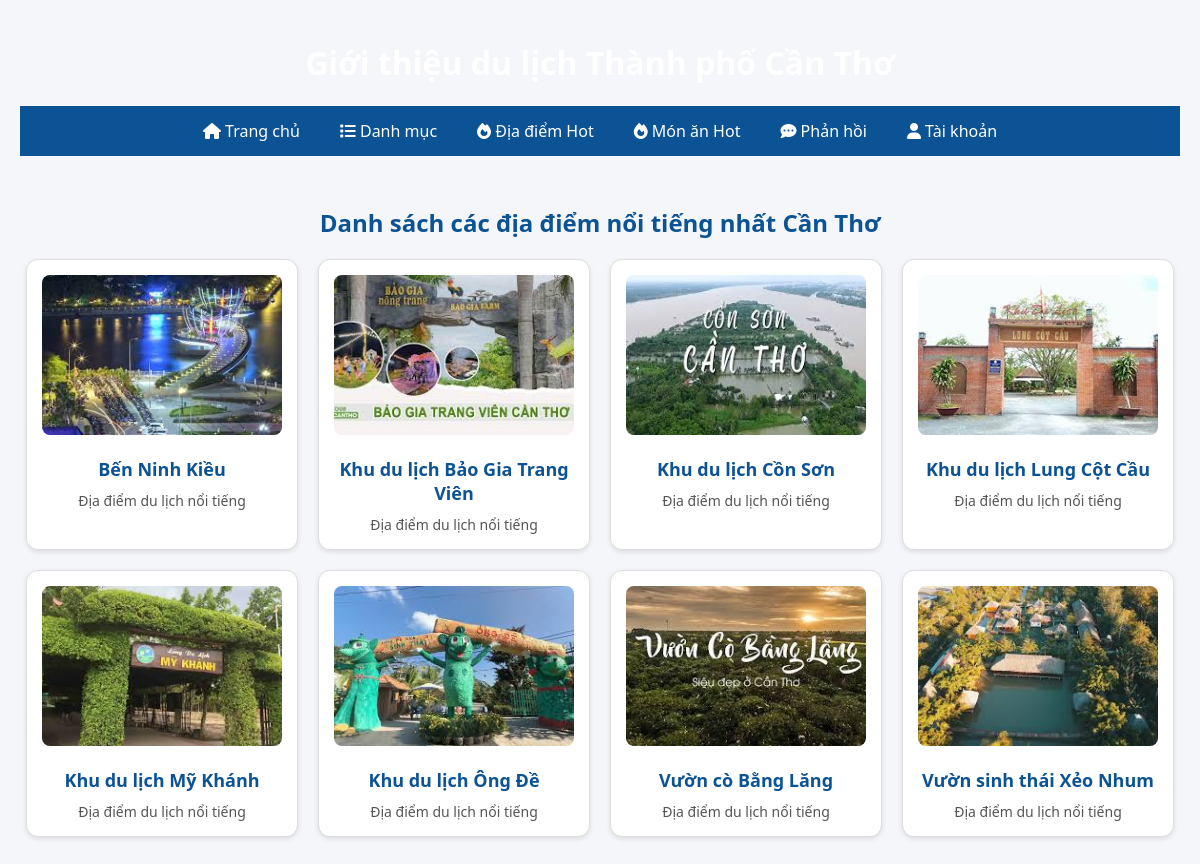
Page /Dulich/dia_diem.php on the committed database.
### tables this page shows
CREATE TABLE `dia_diem` (
  `id` int(11) NOT NULL,
  `ten` varchar(255) DEFAULT NULL,
  `mo_ta` text DEFAULT NULL,
  `mo_ta_chi_tiet` text DEFAULT NULL,
  `hinh_anh` varchar(255) DEFAULT NULL,
  `noi_bat` tinyint(1) DEFAULT 0,
  `link_map` varchar(255) DEFAULT NULL,
  `dia_chi` text DEFAULT NULL
);

### Dulich/dia_diem.php (the view, shortened to what this page needs)
<?php
include("config.php");
$result = $conn->query("SELECT * FROM dia_diem ORDER BY ten ASC");
?>
<?php include("header.php"); ?>
<!DOCTYPE html>
<html lang="vi">
<head>
    <link rel="stylesheet" href="style.css">
</head>
<body>
<div class="main-content">
    <h2>Danh sách các địa điểm nổi tiếng nhất Cần Thơ</h2>
    <ul class="places-list">
        <?php while ($row = $result->fetch_assoc()): ?>
            <li>
                <img src="<?= htmlspecialchars($row['hinh_anh']); ?>" alt="<?= htmlspecialchars($row['ten']); ?>">
                <strong><?= htmlspecialchars($row['ten']); ?></strong>
                <p><?= htmlspecialchars($row['mo_ta']); ?></p>
            </li>
        <?php endwhile; ?>
    </ul>
</div>
</body>
</html>

### Dulich/style.css (style rules this page uses)
body { font-family: 'Segoe UI', Tahoma, Geneva, Verdana, sans-serif; margin: 0; padding: 0; background: #f4f6f9; }
.main-content { max-width: 1200px; margin: 30px auto; padding: 0 20px; }
.main-content h2 { text-align: center; color: #0b5394; margin-bottom: 20px; }
.main-content ul { list-style: none; padding: 0; display: flex; flex-wrap: wrap; gap: 20px; justify-content: center; }
.main-content ul li { background: white; border: 1px solid #ddd; padding: 15px; width: 240px; border-radius: 12px; transition: transform 0.3s, box-shadow 0.3s; display: flex; flex-direction: column; align-items: center; }
.main-content ul li img { width: 100%; height: 160px; object-fit: cover; border-radius: 8px; margin-bottom: 12px; }
.main-content ul li strong { font-size: 18px; color: #0b5394; margin: 10px 0 5px; }
.main-content ul li p { margin: 5px 0 0; color: #555; font-size: 14px; text-align: justify; }
.places-list { display: grid; grid-template-columns: repeat(auto-fill, minmax(250px, 1fr)); gap: 20px; list-style: none; padding: 0; }
.places-list li { border: 1px solid #ddd; padding: 15px; text-align: center; border-radius: 8px; background: #fff; box-shadow: 0 2px 5px rgba(0,0,0,0.1); }
.places-list img { width: 100%; max-height: 180px; object-fit: cover; border-radius: 6px; }

### rows in the picture
dia_diem: hinh_anh (picture), ten "Bến Ninh Kiều", mo_ta "Địa điểm du lịch nổi tiếng"
dia_diem: hinh_anh (picture), ten "Khu du lịch Bảo Gia Trang Viên", mo_ta "Địa điểm du lịch nổi tiếng"
dia_diem: hinh_anh (picture), ten "Khu du lịch Cồn Sơn", mo_ta "Địa điểm du lịch nổi tiếng"
dia_diem: hinh_anh (picture), ten "Khu du lịch Lung Cột Cầu", mo_ta "Địa điểm du lịch nổi tiếng"
dia_diem: hinh_anh (picture), ten "Khu du lịch Mỹ Khánh", mo_ta "Địa điểm du lịch nổi tiếng"
dia_diem: hinh_anh (picture), ten "Khu du lịch Ông Đề", mo_ta "Địa điểm du lịch nổi tiếng"
dia_diem: hinh_anh (picture), ten "Vườn cò Bằng Lăng", mo_ta "Địa điểm du lịch nổi tiếng"
dia_diem: hinh_anh (picture), ten "Vườn sinh thái Xẻo Nhum", mo_ta "Địa điểm du lịch nổi tiếng"
